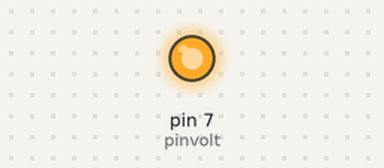
Simulated run of this sketch. Board: Arduino Uno, built with avr-gcc and run on an emulated ATmega328P. On the bench: output pins drawn as LEDs (lit = HIGH). Pins used as bus, display or sensor lines are not drawn.

Above: at 0.05 s.
At 5.1 s:
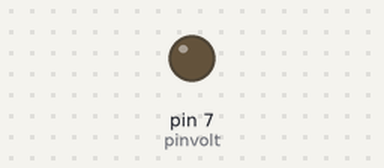
Timing chart, 0 to 13.3 s (numbered marks = the images above):
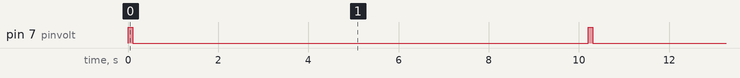

The sketch:

actmain.ino
```cpp
int pinvolt = 7;
int pingnd = 6;

void setup() {
  pinMode(7, OUTPUT);    // sets the digital pin 7 as output
  pinMode(6, OUTPUT);
}

void loop() {
  digitalWrite(pinvolt, HIGH); // sets the digital pin 7 on
  digitalWrite(pingnd, LOW);
  delay(100);            // waits for a second
  digitalWrite(pinvolt, LOW);  // sets the digital pin 7 off
  digitalWrite(pingnd, LOW);
  delay(5000);
  digitalWrite(pinvolt, LOW); // sets the digital pin 7 on
  digitalWrite(pingnd, HIGH);
  delay(100);            // waits for a second
  digitalWrite(pinvolt, LOW);  // sets the digital pin 7 off
  digitalWrite(pingnd, LOW);

  delay(5000);            // waits for a second
}
```

Measured:
- by itself, pin 7 (pinvolt): alternates HIGH for 0.10 s and LOW for 10.1 s
